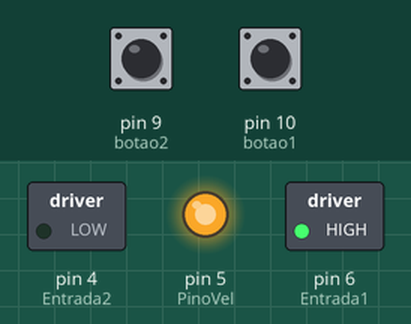
This sketch was run on a simulated Arduino Uno, built with avr-gcc and run on an emulated ATmega328P. Shown: switched loads named in the sketch (green lamp = pin HIGH), output pins drawn as LEDs (lit = HIGH). The inputs (shaded band) are chosen by the test bench; at power-on: pin 9 (botao2) LOW, pin 10 (botao1) LOW.

Above: at 1.2 s.
1.3 s: pin 9 (botao2) pulled HIGH for 0.15 s
At 2.5 s:
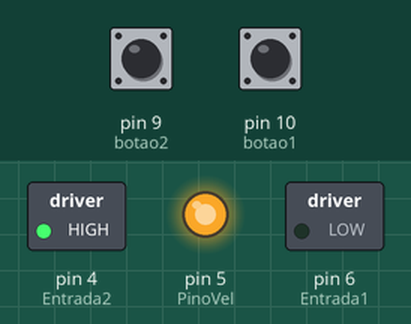
2.9 s: pin 10 (botao1) pulled HIGH for 0.15 s
At 3.7 s:
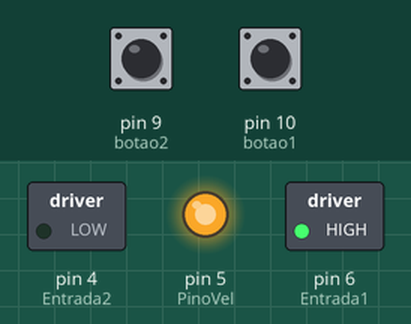
4.5 s: pin 9 (botao2) pulled HIGH for 1 s
At 4.9 s:
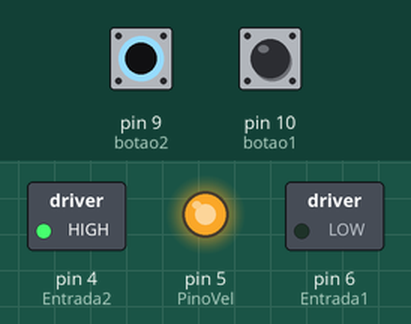
Timing chart, 0 to 7.5 s (numbered marks = the images above; inputs shaded):
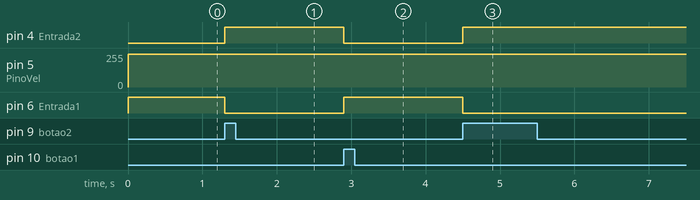

Measured:
- after the input at 1.3 s, pin 4 (Entrada2): LOW → HIGH at once; pin 6 (Entrada1): HIGH → LOW at once
- after the input at 2.9 s, pin 4 (Entrada2): HIGH → LOW at once; pin 6 (Entrada1): LOW → HIGH at once
- after the input at 4.5 s, pin 4 (Entrada2): LOW → HIGH at once; pin 6 (Entrada1): HIGH → LOW at once

The sketch:

l293d.ino
```cpp
// C++ code
//
#define PinoVel 5
#define Entrada1 6
#define Entrada2 4
#define botao1 10
#define botao2 9

int rotacao = 1;

void setup()
{
  pinMode(PinoVel, OUTPUT);
  pinMode(Entrada1, OUTPUT);
  pinMode(Entrada2, OUTPUT);
  pinMode(botao1, INPUT);
  pinMode(botao2, INPUT);
}

void loop()
{
  int velocidade = 500;
  analogWrite(PinoVel, velocidade);
  if(digitalRead(botao1) == 1){
    rotacao = 1;
  }else if(digitalRead(botao2) == 1){
    rotacao = 0;
  }

  if(rotacao == 1){
    digitalWrite(Entrada1, HIGH);
    digitalWrite(Entrada2, LOW);
  }else if(rotacao == 0){
    digitalWrite(Entrada1, LOW);
    digitalWrite(Entrada2, HIGH);
  }
}
```
